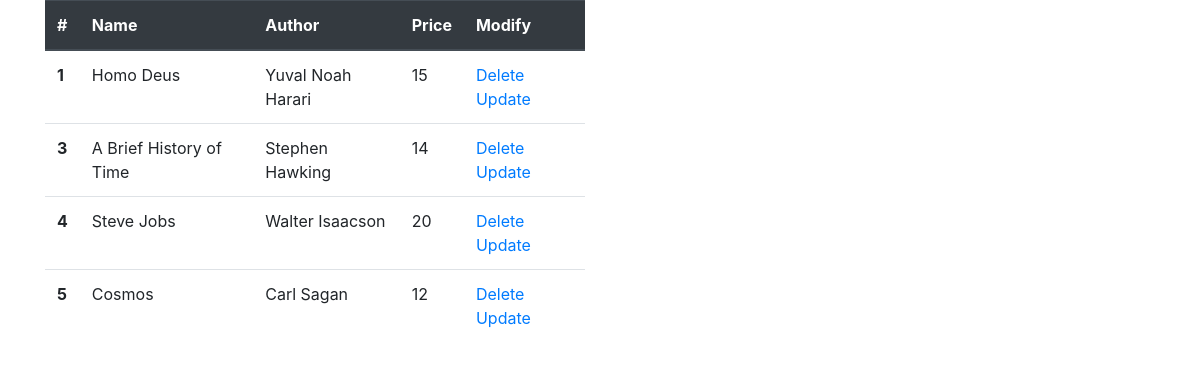
The page /show on the database its author committed.
### app.py (models this page shows, shortened)
class Book(db.Model):
    id = db.Column(db.Integer, primary_key = True)
    name = db.Column(db.String(50), nullable = False)
    author = db.Column(db.String(30), nullable = False)
    price = db.Column(db.Integer, nullable = False)

### app.py (the view)
@app.route("/")
@app.route("/show")
def show():
    books = Book.query.all()
    return render_template("show.html", books = books)

### templates/show.html (shortened to what this page needs)
{% extends "layout.html" %}
{% block content %}
    <table class="table">
        <thead class="thead-dark">
            <tr>
                <th scope="col">#</th>
                <th scope="col">Name</th>
                <th scope="col">Author</th>
                <th scope="col">Price</th>
                <th scope="col">Modify</th>
            </tr>
        </thead>
        <tbody>
            {% for book in books %}
                <tr>
                    <th scope="row">{{book.id}}</th>
                    <td>{{book.name}}</td>
                    <td>{{book.author}}</td>
                    <td>{{book.price}}</td>
                    <td>
                        <a href="/delete/{{book.id}}">Delete</a>
                        <a href="/update/{{book.id}}">Update</a>
                    </td>
                </tr>
            {% endfor %}
        </tbody>
{% endblock %}

### templates/layout.html (shortened to what this page needs)
<!DOCTYPE html>
<html lang="en">
<head>
    <link rel="stylesheet" href="https://stackpath.bootstrapcdn.com/bootstrap/4.3.1/css/bootstrap.min.css">
</head>
<body>
    <div class="container">
        <div class="row">
            <div class="col-6">
                {% block content %}{% endblock %}
            </div>
        </div>
    </div>
</body>
</html>

### rows shown on the page
Book: id "1", name "Homo Deus", author "Yuval Noah Harari", price "15"
Book: id "3", name "A Brief History of Time", author "Stephen Hawking", price "14"
Book: id "4", name "Steve Jobs", author "Walter Isaacson", price "20"
Book: id "5", name "Cosmos", author "Carl Sagan", price "12"
